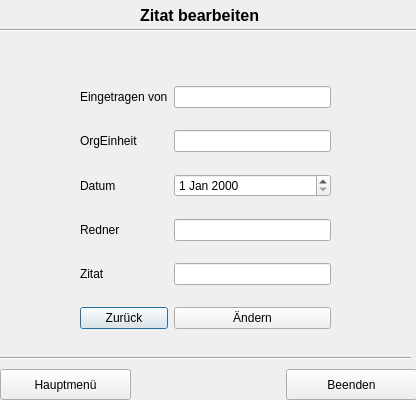
<?xml version="1.0" encoding="UTF-8"?>
<ui version="4.0">
 <class>frmZitatAendern</class>
 <widget class="QDialog" name="frmZitatAendern">
  <property name="geometry">
   <rect>
    <x>0</x>
    <y>0</y>
    <width>416</width>
    <height>400</height>
   </rect>
  </property>
  <property name="windowTitle">
   <string>Dialog</string>
  </property>
  <widget class="QWidget" name="layoutWidget">
   <property name="geometry">
    <rect>
     <x>80</x>
     <y>70</y>
     <width>251</width>
     <height>281</height>
    </rect>
   </property>
   <layout class="QGridLayout" name="gridLayout">
    <item row="0" column="0">
     <widget class="QLabel" name="lblEingetragenVon">
      <property name="text">
       <string>Eingetragen von</string>
      </property>
     </widget>
    </item>
    <item row="0" column="1">
     <widget class="QLineEdit" name="edtEingetragenVon"/>
    </item>
    <item row="1" column="0">
     <widget class="QLabel" name="lblOrgEinheit">
      <property name="text">
       <string>OrgEinheit</string>
      </property>
     </widget>
    </item>
    <item row="1" column="1">
     <widget class="QLineEdit" name="edtOrgEinheit"/>
    </item>
    <item row="2" column="0">
     <widget class="QLabel" name="lblDatum">
      <property name="text">
       <string>Datum</string>
      </property>
     </widget>
    </item>
    <item row="2" column="1">
     <widget class="QDateEdit" name="deDatum"/>
    </item>
    <item row="3" column="0">
     <widget class="QLabel" name="lblRedner">
      <property name="text">
       <string>Redner</string>
      </property>
     </widget>
    </item>
    <item row="3" column="1">
     <widget class="QLineEdit" name="edtRedner"/>
    </item>
    <item row="4" column="0">
     <widget class="QLabel" name="lblZitat">
      <property name="text">
       <string>Zitat</string>
      </property>
     </widget>
    </item>
    <item row="4" column="1">
     <widget class="QLineEdit" name="edtZitat"/>
    </item>
    <item row="5" column="0">
     <widget class="QPushButton" name="btnZurueck">
      <property name="text">
       <string>Zurück</string>
      </property>
     </widget>
    </item>
    <item row="5" column="1">
     <widget class="QPushButton" name="btnAendern">
      <property name="text">
       <string>Ändern</string>
      </property>
     </widget>
    </item>
   </layout>
  </widget>
  <widget class="QLabel" name="label_5">
   <property name="geometry">
    <rect>
     <x>140</x>
     <y>5</y>
     <width>141</width>
     <height>21</height>
    </rect>
   </property>
   <property name="text">
    <string>&lt;html&gt;&lt;head/&gt;&lt;body&gt;&lt;p&gt;&lt;span style=&quot; font-size:12pt; font-weight:600;&quot;&gt;Zitat bearbeiten&lt;/span&gt;&lt;/p&gt;&lt;/body&gt;&lt;/html&gt;</string>
   </property>
  </widget>
  <widget class="Line" name="line_2">
   <property name="geometry">
    <rect>
     <x>0</x>
     <y>20</y>
     <width>421</width>
     <height>21</height>
    </rect>
   </property>
   <property name="orientation">
    <enum>Qt::Horizontal</enum>
   </property>
  </widget>
  <widget class="QPushButton" name="pbBeenden">
   <property name="geometry">
    <rect>
     <x>286</x>
     <y>369</y>
     <width>131</width>
     <height>31</height>
    </rect>
   </property>
   <property name="text">
    <string>Beenden</string>
   </property>
  </widget>
  <widget class="QPushButton" name="pbMenue">
   <property name="geometry">
    <rect>
     <x>0</x>
     <y>369</y>
     <width>131</width>
     <height>31</height>
    </rect>
   </property>
   <property name="text">
    <string>Hauptmenü</string>
   </property>
  </widget>
  <widget class="Line" name="line">
   <property name="geometry">
    <rect>
     <x>0</x>
     <y>350</y>
     <width>411</width>
     <height>16</height>
    </rect>
   </property>
   <property name="orientation">
    <enum>Qt::Horizontal</enum>
   </property>
  </widget>
 </widget>
 <resources/>
 <connections/>
</ui>
